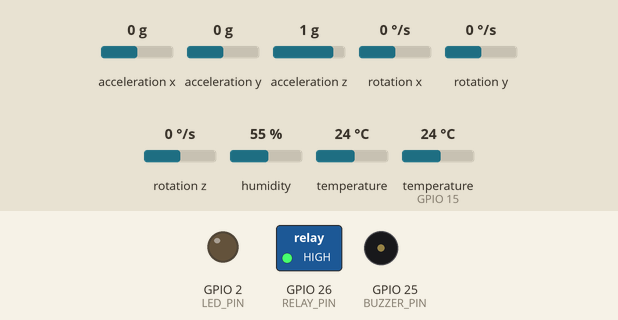
Recording of a sketch running on a simulated ESP32. Parts: switched loads named in the sketch (green lamp = pin HIGH), output pins drawn as LEDs (lit = HIGH), buzzer (waves = sounding, pin HIGH). The test bench sets the inputs (shaded band); at power-on: acceleration x 0 g, acceleration y 0 g, acceleration z 1 g, rotation x 0 °/s, rotation y 0 °/s, rotation z 0 °/s, humidity 55 %, temperature 24 °C, temperature (sensor on GPIO 15) 24 °C. WiFi joins after 1.5 s; servers stay silent unless stated; what the sketch prints to the serial monitor is not drawn.

Above: at 3.0 s.
3.1 s: acceleration x set to -0.9 g
5.0 s: acceleration x set to -1.2 g
At 6.4 s:
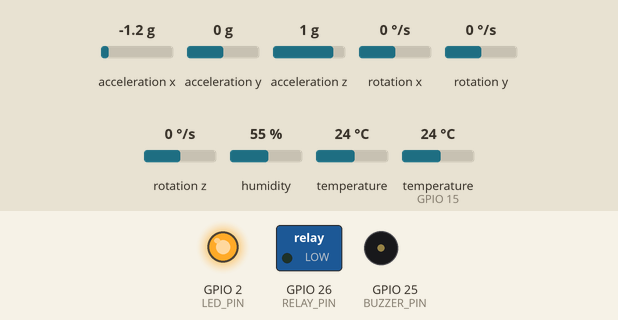
8.7 s: acceleration x set to -0.8 g
At 10.2 s:
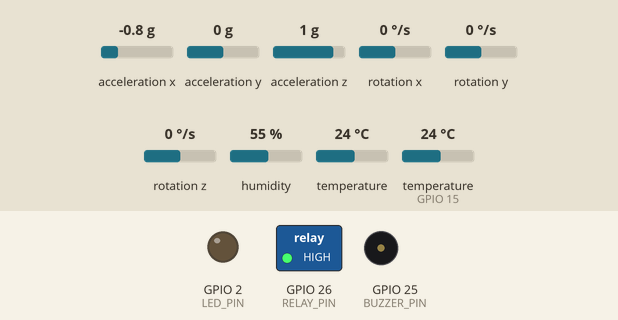
11.0 s: acceleration x set to -1.4 g
At 11.65 s:
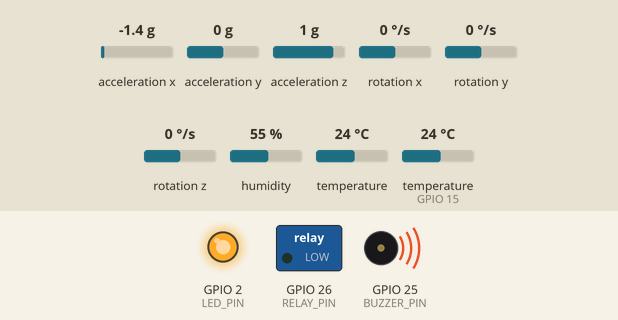
Timing chart, 0 to 16.6 s (numbered marks = the images above; inputs shaded):
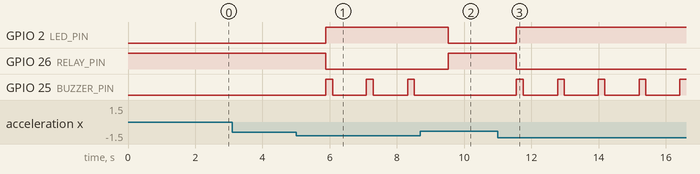

The sketch:

soleil_esp32.ino
```cpp
#define BLYNK_PRINT Serial

#define BLYNK_TEMPLATE_ID "TMPL3GbtHka_p"
#define BLYNK_TEMPLATE_NAME "SOLEIL DEMO"
#define BLYNK_AUTH_TOKEN "1PuIguWkSdcnFo4uFETDrhxjG-64JWgp"

#include <WiFi.h>
#include <BlynkSimpleEsp32.h>
#include <Wire.h>
#include <Adafruit_MPU6050.h>
#include <Adafruit_Sensor.h>
#include <DHT.h>

// ===== WIFI =====
char ssid[] = "YOUR_WIFI_NAME";
char pass[] = "YOUR_WIFI_PASSWORD";

// ===== MPU6050 =====
Adafruit_MPU6050 mpu;

// ===== DHT11 =====
#define DHTPIN 15
#define DHTTYPE DHT11
DHT dht(DHTPIN, DHTTYPE);

// ===== PINS =====
#define RELAY_PIN 26
#define BUZZER_PIN 25
#define LED_PIN 2

// ===== THRESHOLDS =====
float TILT_WARNING = 45.0;
float TILT_CRITICAL = 60.0;

// ===== FLAGS =====
bool warningSent = false;
bool criticalSent = false;

void setup() {
  Serial.begin(115200);

  // Pins
  pinMode(RELAY_PIN, OUTPUT);
  pinMode(BUZZER_PIN, OUTPUT);
  pinMode(LED_PIN, OUTPUT);

  digitalWrite(RELAY_PIN, HIGH); // Relay OFF (active LOW)
  digitalWrite(BUZZER_PIN, LOW);
  digitalWrite(LED_PIN, LOW);

  // I2C
  Wire.begin(21, 22);

  // MPU6050 init
  if (!mpu.begin()) {
    Serial.println("MPU6050 not found!");
    while (1);
  }

  // DHT init
  dht.begin();

  // Blynk start
  Blynk.begin(BLYNK_AUTH_TOKEN, ssid, pass);

  Serial.println("SYSTEM READY");
}

void loop() {
  Blynk.run();

  // ===== READ MPU =====
  sensors_event_t a, g, temp;
  mpu.getEvent(&a, &g, &temp);

  float tilt = atan2(a.acceleration.x,
                    sqrt(a.acceleration.y * a.acceleration.y +
                         a.acceleration.z * a.acceleration.z)) * 180 / PI;

  tilt = abs(tilt);

  // ===== READ TEMP =====
  float tempDHT = dht.readTemperature();

  // ===== SEND TO BLYNK =====
  Blynk.virtualWrite(V0, tempDHT); // Temperature
  Blynk.virtualWrite(V1, tilt);    // Tilt

  int motorState = 0;

  // ===== LOGIC =====
  if (tilt > TILT_CRITICAL) {

    digitalWrite(RELAY_PIN, LOW);   // Relay ON
    digitalWrite(BUZZER_PIN, HIGH);
    digitalWrite(LED_PIN, HIGH);
    motorState = 1;

    // CRITICAL ALERT
    if (!criticalSent) {
      Blynk.logEvent("critical_alert", "CRITICAL: Tilt exceeded safe limit!");
      criticalSent = true;
      warningSent = false;
    }

  }
  else if (tilt > TILT_WARNING) {

    digitalWrite(RELAY_PIN, LOW);
    digitalWrite(LED_PIN, HIGH);
    motorState = 1;

    digitalWrite(BUZZER_PIN, HIGH);
    delay(200);
    digitalWrite(BUZZER_PIN, LOW);

    // WARNING ALERT
    if (!warningSent) {
      Blynk.logEvent("warning_alert", "WARNING: Tilt approaching unsafe level!");
      warningSent = true;
      criticalSent = false;
    }

  }
  else {

    digitalWrite(RELAY_PIN, HIGH); // Relay OFF
    digitalWrite(BUZZER_PIN, LOW);
    digitalWrite(LED_PIN, LOW);
    motorState = 0;

    // Reset alerts
    warningSent = false;
    criticalSent = false;
  }

  // Send motor status
  Blynk.virtualWrite(V2, motorState);

  delay(1000);
}
```

Measured:
- the behaviour switches between -1 and -1.1 g on acceleration x (found by bisection; images 0 and 1)
- after the input at 3.1 s, every drawn part: stays the same
- after the input at 5.0 s, GPIO 2 (LED_PIN): LOW → HIGH after 0.89 s; GPIO 26 (RELAY_PIN): HIGH → LOW after 0.89 s; GPIO 25 (BUZZER_PIN): alternates HIGH for 0.20 s and LOW for 1.0 s, starting after 0.89 s
- after the input at 8.7 s, GPIO 2 (LED_PIN): HIGH → LOW after 0.82 s; GPIO 26 (RELAY_PIN): LOW → HIGH after 0.82 s; GPIO 25 (BUZZER_PIN): stops changing and stays LOW
- after the input at 11.0 s, GPIO 2 (LED_PIN): LOW → HIGH after 0.55 s; GPIO 26 (RELAY_PIN): HIGH → LOW after 0.55 s; GPIO 25 (BUZZER_PIN): alternates HIGH for 0.20 s and LOW for 1.0 s, starting after 0.55 s
